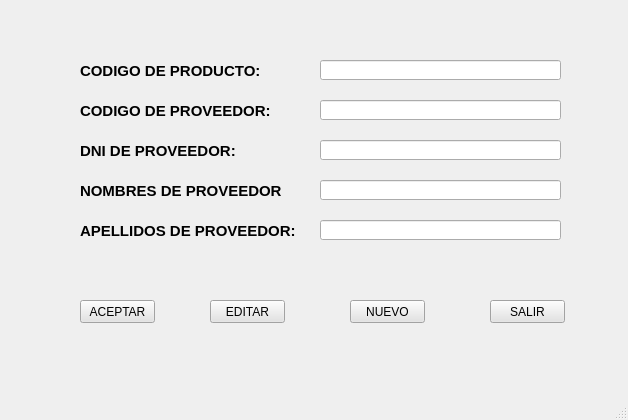
<?xml version="1.0" encoding="UTF-8"?>
<ui version="4.0">
 <class>MainWindow</class>
 <widget class="QMainWindow" name="MainWindow">
  <property name="geometry">
   <rect>
    <x>0</x>
    <y>0</y>
    <width>628</width>
    <height>420</height>
   </rect>
  </property>
  <property name="windowTitle">
   <string>Registro de Proveedores</string>
  </property>
  <widget class="QWidget" name="centralwidget">
   <widget class="QLabel" name="label_2">
    <property name="geometry">
     <rect>
      <x>80</x>
      <y>60</y>
      <width>181</width>
      <height>21</height>
     </rect>
    </property>
    <property name="font">
     <font>
      <pointsize>11</pointsize>
      <weight>75</weight>
      <bold>true</bold>
     </font>
    </property>
    <property name="text">
     <string>CODIGO DE PRODUCTO:</string>
    </property>
   </widget>
   <widget class="QLabel" name="label_3">
    <property name="geometry">
     <rect>
      <x>80</x>
      <y>100</y>
      <width>201</width>
      <height>21</height>
     </rect>
    </property>
    <property name="font">
     <font>
      <pointsize>11</pointsize>
      <weight>75</weight>
      <bold>true</bold>
     </font>
    </property>
    <property name="text">
     <string>CODIGO DE PROVEEDOR:</string>
    </property>
   </widget>
   <widget class="QLabel" name="label_4">
    <property name="geometry">
     <rect>
      <x>80</x>
      <y>140</y>
      <width>201</width>
      <height>21</height>
     </rect>
    </property>
    <property name="font">
     <font>
      <pointsize>11</pointsize>
      <weight>75</weight>
      <bold>true</bold>
     </font>
    </property>
    <property name="text">
     <string>DNI DE PROVEEDOR:</string>
    </property>
   </widget>
   <widget class="QLabel" name="label_5">
    <property name="geometry">
     <rect>
      <x>80</x>
      <y>180</y>
      <width>201</width>
      <height>21</height>
     </rect>
    </property>
    <property name="font">
     <font>
      <pointsize>11</pointsize>
      <weight>75</weight>
      <bold>true</bold>
     </font>
    </property>
    <property name="text">
     <string>NOMBRES DE PROVEEDOR:</string>
    </property>
   </widget>
   <widget class="QLabel" name="label_6">
    <property name="geometry">
     <rect>
      <x>80</x>
      <y>220</y>
      <width>221</width>
      <height>21</height>
     </rect>
    </property>
    <property name="font">
     <font>
      <pointsize>11</pointsize>
      <weight>75</weight>
      <bold>true</bold>
     </font>
    </property>
    <property name="text">
     <string>APELLIDOS DE PROVEEDOR:</string>
    </property>
   </widget>
   <widget class="QLineEdit" name="lineEdit">
    <property name="geometry">
     <rect>
      <x>320</x>
      <y>60</y>
      <width>241</width>
      <height>20</height>
     </rect>
    </property>
   </widget>
   <widget class="QLineEdit" name="lineEdit_2">
    <property name="geometry">
     <rect>
      <x>320</x>
      <y>100</y>
      <width>241</width>
      <height>20</height>
     </rect>
    </property>
   </widget>
   <widget class="QLineEdit" name="lineEdit_3">
    <property name="geometry">
     <rect>
      <x>320</x>
      <y>140</y>
      <width>241</width>
      <height>20</height>
     </rect>
    </property>
   </widget>
   <widget class="QLineEdit" name="lineEdit_5">
    <property name="geometry">
     <rect>
      <x>320</x>
      <y>180</y>
      <width>241</width>
      <height>20</height>
     </rect>
    </property>
   </widget>
   <widget class="QLineEdit" name="lineEdit_6">
    <property name="geometry">
     <rect>
      <x>320</x>
      <y>220</y>
      <width>241</width>
      <height>20</height>
     </rect>
    </property>
   </widget>
   <widget class="QPushButton" name="pushButton">
    <property name="geometry">
     <rect>
      <x>80</x>
      <y>300</y>
      <width>75</width>
      <height>23</height>
     </rect>
    </property>
    <property name="styleSheet">
     <string notr="true">background-color: rgb(227, 227, 227);</string>
    </property>
    <property name="text">
     <string>ACEPTAR</string>
    </property>
   </widget>
   <widget class="QPushButton" name="pushButton_5">
    <property name="geometry">
     <rect>
      <x>210</x>
      <y>300</y>
      <width>75</width>
      <height>23</height>
     </rect>
    </property>
    <property name="styleSheet">
     <string notr="true">background-color: rgb(227, 227, 227);</string>
    </property>
    <property name="text">
     <string>EDITAR</string>
    </property>
   </widget>
   <widget class="QPushButton" name="pushButton_3">
    <property name="geometry">
     <rect>
      <x>350</x>
      <y>300</y>
      <width>75</width>
      <height>23</height>
     </rect>
    </property>
    <property name="styleSheet">
     <string notr="true">background-color: rgb(227, 227, 227);</string>
    </property>
    <property name="text">
     <string>NUEVO</string>
    </property>
   </widget>
   <widget class="QPushButton" name="pushButton_6">
    <property name="geometry">
     <rect>
      <x>490</x>
      <y>300</y>
      <width>75</width>
      <height>23</height>
     </rect>
    </property>
    <property name="styleSheet">
     <string notr="true">background-color: rgb(227, 227, 227);</string>
    </property>
    <property name="text">
     <string>SALIR</string>
    </property>
   </widget>
  </widget>
  <widget class="QMenuBar" name="menubar">
   <property name="geometry">
    <rect>
     <x>0</x>
     <y>0</y>
     <width>628</width>
     <height>21</height>
    </rect>
   </property>
  </widget>
  <widget class="QStatusBar" name="statusbar"/>
 </widget>
 <resources/>
 <connections/>
</ui>
